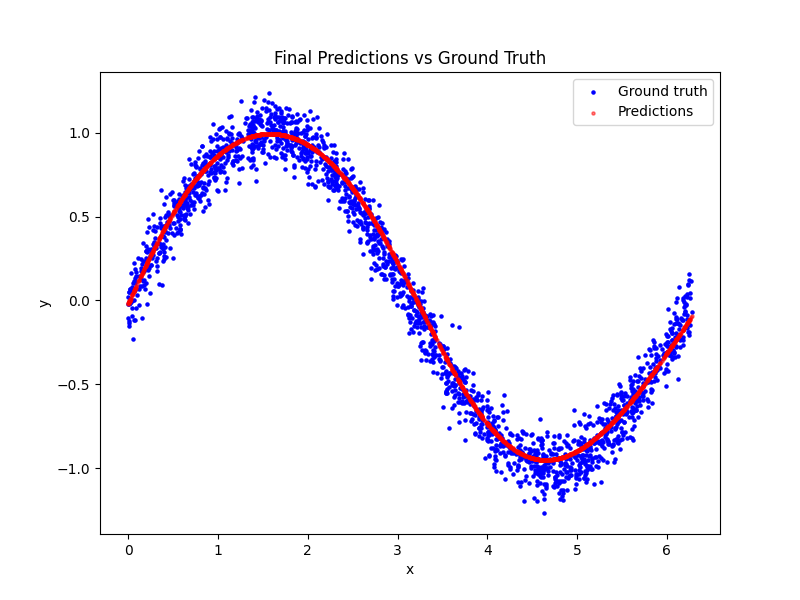

Recreate this plot in Python.
# This code implements a simple multi-layered perceptron (MLP) usimg PyTorch.

import matplotlib.pyplot as plt
import numpy as np
import torch
import torch.nn as nn
import torch.nn.functional as F
import torch.optim as optim
from data import generate_data
from torch.utils.data import DataLoader, TensorDataset
from tqdm import tqdm

np.random.seed(123)  # For reproducibility

data = generate_data()  # shape: (num_samples, 2)

EPOCHS = 100
BATCH_SIZE = 8
LEARNING_RATE = 0.01

TRAIN_SPLIT = 0.8

# Shuffle and split the data into training and testing sets
np.random.shuffle(data)
split_idx = int(TRAIN_SPLIT * data.shape[0])
train_data = data[:split_idx]
test_data = data[split_idx:]

# Convert numpy arrays to torch tensors
x_train = torch.tensor(train_data[:, :1], dtype=torch.float32)
y_train = torch.tensor(train_data[:, 1:], dtype=torch.float32)
x_test = torch.tensor(test_data[:, :1], dtype=torch.float32)
y_test = torch.tensor(test_data[:, 1:], dtype=torch.float32)

train_dataset = TensorDataset(x_train, y_train)
train_loader = DataLoader(train_dataset, batch_size=BATCH_SIZE, shuffle=True)


HIDDEN_UNITS = 10

# Define the model
model = nn.Sequential(nn.Linear(1, HIDDEN_UNITS), nn.Tanh(), nn.Linear(HIDDEN_UNITS, 1))

# Train the model
optimizer = optim.SGD(model.parameters(), lr=LEARNING_RATE)
for epoch in range(EPOCHS):

    with tqdm(train_loader, desc=f"Epoch {epoch+1}/{EPOCHS}") as pbar:
        for x, y in pbar:

            optimizer.zero_grad()
            y_hat = model(x)
            loss = F.mse_loss(y_hat, y)
            loss.backward()
            optimizer.step()

            pbar.set_postfix(loss=loss.item())

    model.eval()
    with torch.no_grad():
        y_pred = model(x_test)
        loss = F.mse_loss(y_pred, y_test)

    model.train()

    print(f"Epoch {epoch + 1}/{EPOCHS}, Loss: {loss:.4f}")

# Final evaluation on the test set
model.eval()
with torch.no_grad():
    y_pred = model(x_test)
    loss = F.mse_loss(y_pred, y_test)

print(f"Final Loss: {loss:.4f}")

# Plot results
plt.figure(figsize=(8, 6))
plt.scatter(x_test, y_test, label="Ground truth", color="blue", s=5)
plt.scatter(x_test, y_pred, label="Predictions", color="red", s=5, alpha=0.5)

plt.xlabel("x")
plt.ylabel("y")
plt.title("Final Predictions vs Ground Truth")
plt.legend()
plt.show()
